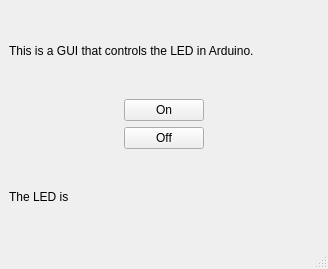
<?xml version="1.0" encoding="UTF-8"?>
<ui version="4.0">
 <class>MainWindow</class>
 <widget class="QMainWindow" name="MainWindow">
  <property name="geometry">
   <rect>
    <x>0</x>
    <y>0</y>
    <width>328</width>
    <height>269</height>
   </rect>
  </property>
  <property name="windowTitle">
   <string>MainWindow</string>
  </property>
  <widget class="QWidget" name="centralwidget">
   <layout class="QVBoxLayout" name="verticalLayout_2">
    <item>
     <layout class="QVBoxLayout" name="verticalLayout">
      <item>
       <widget class="QLabel" name="label">
        <property name="text">
         <string>This is a GUI that controls the LED in Arduino.  </string>
        </property>
       </widget>
      </item>
      <item>
       <layout class="QHBoxLayout" name="horizontalLayout">
        <item>
         <spacer name="horizontalSpacer">
          <property name="orientation">
           <enum>Qt::Orientation::Horizontal</enum>
          </property>
          <property name="sizeHint" stdset="0">
           <size>
            <width>40</width>
            <height>20</height>
           </size>
          </property>
         </spacer>
        </item>
        <item>
         <widget class="QPushButton" name="on_button">
          <property name="text">
           <string>On</string>
          </property>
         </widget>
        </item>
        <item>
         <spacer name="horizontalSpacer_2">
          <property name="orientation">
           <enum>Qt::Orientation::Horizontal</enum>
          </property>
          <property name="sizeHint" stdset="0">
           <size>
            <width>40</width>
            <height>20</height>
           </size>
          </property>
         </spacer>
        </item>
       </layout>
      </item>
      <item>
       <layout class="QHBoxLayout" name="horizontalLayout_2">
        <item>
         <spacer name="horizontalSpacer_4">
          <property name="orientation">
           <enum>Qt::Orientation::Horizontal</enum>
          </property>
          <property name="sizeHint" stdset="0">
           <size>
            <width>40</width>
            <height>20</height>
           </size>
          </property>
         </spacer>
        </item>
        <item>
         <widget class="QPushButton" name="off_button">
          <property name="text">
           <string>Off</string>
          </property>
         </widget>
        </item>
        <item>
         <spacer name="horizontalSpacer_3">
          <property name="orientation">
           <enum>Qt::Orientation::Horizontal</enum>
          </property>
          <property name="sizeHint" stdset="0">
           <size>
            <width>40</width>
            <height>20</height>
           </size>
          </property>
         </spacer>
        </item>
       </layout>
      </item>
      <item>
       <widget class="QLabel" name="label_2">
        <property name="text">
         <string>The LED is </string>
        </property>
       </widget>
      </item>
     </layout>
    </item>
   </layout>
  </widget>
  <widget class="QMenuBar" name="menubar">
   <property name="geometry">
    <rect>
     <x>0</x>
     <y>0</y>
     <width>328</width>
     <height>24</height>
    </rect>
   </property>
  </widget>
  <widget class="QStatusBar" name="statusbar"/>
 </widget>
 <resources/>
 <connections>
  <connection>
   <sender>on_button</sender>
   <signal>clicked()</signal>
   <receiver>label_2</receiver>
   <slot>clear()</slot>
   <hints>
    <hint type="sourcelabel">
     <x>161</x>
     <y>113</y>
    </hint>
    <hint type="destinationlabel">
     <x>78</x>
     <y>224</y>
    </hint>
   </hints>
  </connection>
  <connection>
   <sender>off_button</sender>
   <signal>clicked()</signal>
   <receiver>label_2</receiver>
   <slot>clear()</slot>
   <hints>
    <hint type="sourcelabel">
     <x>176</x>
     <y>160</y>
    </hint>
    <hint type="destinationlabel">
     <x>175</x>
     <y>194</y>
    </hint>
   </hints>
  </connection>
 </connections>
</ui>
